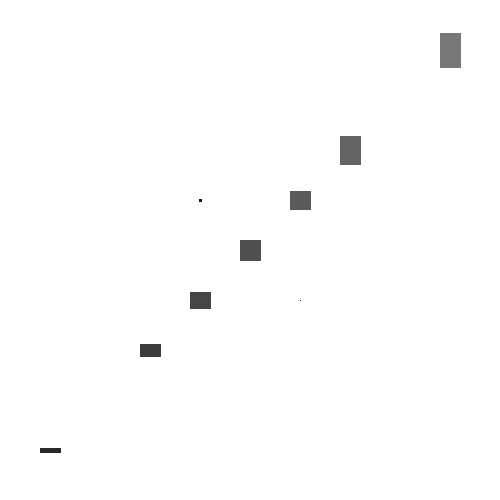
Frame 1 (no input)
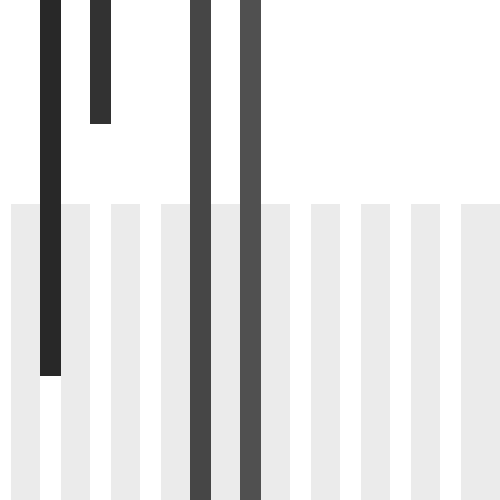
Frame 60 (the mouse pressed at the canvas centre just before this capture)
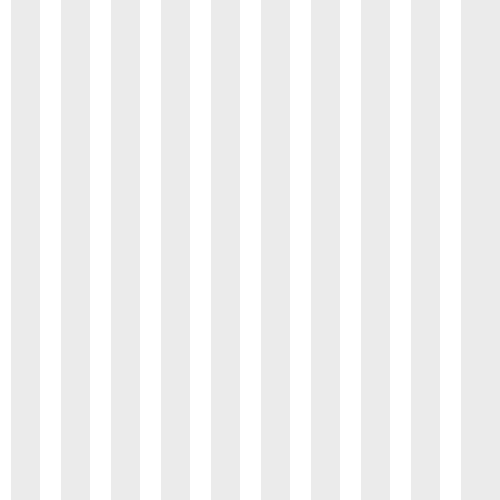
Frame 120 (the mouse held since frame 60 and released just before this capture)

The Processing sketch that drew these frames (run headless with seeded random() and noise(); from frame 60 on, the mouse is pressed at the canvas centre):

// Processing sketch: processing_11070
// ── processing_11070.pde


int rectSize = 0;
int xwidth= 20;
int yheight= 0;
int startx= 50;
int starty= 50;



void setup() {
  size(500,500);
  smooth();
  background(255);
}


void rect1(){
  stroke(20);
  fill(20);
  rectMode(CENTER);
  rect(startx-50,10*starty,xwidth,yheight);
  yheight = yheight + 2; 
  
  fill(255);
  stroke(255);
  rectMode(CENTER);
  rect(startx-50,16*starty,xwidth,yheight);
  yheight = yheight + 2;  
}  

void rect1a(){
  stroke(30);
  fill(30);
  rectMode(CENTER);
  rect(startx-50,500,xwidth,yheight);
  yheight = yheight - 2; 
  
}  


void rect2(){
  stroke(40);
  fill(40);
  rectMode(CENTER);
  rect(1*startx,9*starty,xwidth,yheight);
  yheight = yheight + 2;  
  
  fill(255);
  stroke(255);
  rectMode(CENTER);
  rect(startx,30*starty,xwidth,yheight);
  yheight = yheight + 2; 
}  


void rect3(){
  stroke(50);
  fill(50);
  rectMode(CENTER);
  rect(2*startx,15*starty,xwidth,yheight);
  yheight = yheight + 2;  
  
  fill(255);
  stroke(255);
  rectMode(CENTER);
  rect(2*startx,25*starty,xwidth,yheight);
  yheight = yheight + 2; 
}  
 
 
 
 void rect4(){
  stroke(60);
  fill(60);
  rectMode(CENTER);
  rect(3*startx,7*starty,xwidth,yheight);
  yheight = yheight + 2; 
  
  fill(255);
  stroke(255);
  rectMode(CENTER);
  rect(3*startx,12*starty,xwidth,yheight);
  yheight = yheight + 2; 
}  


void rect5(){
  stroke(70);
  fill(70);
  rectMode(CENTER);
  rect(4*startx,6*starty,xwidth,yheight);
  yheight = yheight + 2; 
 
  fill(255);
  stroke(255);
  rectMode(CENTER);
  rect(4*startx,43*starty,xwidth,yheight);
  yheight = yheight + 2;  
}
 
 
void rect6(){
  stroke(80);
  fill(80);
  rectMode(CENTER);
  rect(5*startx,5*starty,xwidth,yheight);
  yheight = yheight + 2; 

  fill(255);
  stroke(255);
  rectMode(CENTER);
  rect(5*startx,36*starty,xwidth,yheight);
  yheight = yheight + 2;  

}
 
 
void rect7(){
  stroke(90);
  fill(90);
  rectMode(CENTER);
  rect(6*startx,4*starty,xwidth,rectSize);
  yheight = yheight + 2; 
  
  fill(255);
  stroke(255);
  rectMode(CENTER);
  rect(6*startx,20*starty,xwidth,yheight);
  yheight = yheight + 2;  
}


void rect8(){
  stroke(100);
  fill(100);
  rectMode(CENTER);
  rect(7*startx,3*starty,xwidth,yheight);
  yheight = yheight + 2; 
  
  fill(255);
  stroke(255);
  rectMode(CENTER);
  rect(7*startx,20*starty,xwidth,yheight);
  yheight = yheight + 2;  
}


void rect9(){
  stroke(110);
  fill(110);
  rectMode(CENTER);
  rect(8*startx,-2*starty,xwidth,rectSize);
  rectSize = rectSize + 2; 
  
  fill(255);
  stroke(255);
  rectMode(CENTER);
  rect(8*startx,20*starty,xwidth,yheight);
  yheight = yheight + 2;  
  
}



void rect10(){
  stroke(120);
  fill(120);
  rectMode(CENTER);
  rect(9*startx,1*starty,xwidth,yheight);
  yheight = yheight + 2; 
  
  fill(255);
  stroke(255);
  rectMode(CENTER);
  rect(9*startx,20*starty,xwidth,yheight);
  yheight = yheight + 2;  
  }
  


void rect11(){
  stroke(130);
  fill(130);
  rectMode(CENTER);
  rect(10*startx,starty,xwidth,yheight);
  yheight = yheight + 2; 
 
  fill(255);
  stroke(255);
  rectMode(CENTER);
  rect(10*startx,20*starty,xwidth,yheight);
  yheight = yheight + 2;  
  
}





void rect12(){
  stroke(22);
  fill(22);
  rectMode(CENTER);
  rect(300,300,rectSize,rectSize);
  rectSize = rectSize + 2; 
}
  
  
void rect13(){
  stroke(22);
  fill(22);
  rectMode(CENTER);   
  rect(200,200,rectSize,rectSize);
  rectSize = rectSize + 2;
}

void rect14(){
  stroke(222);
  fill(222);
  rectMode(CENTER);   
  rect(250,250,rectSize/2,rectSize/2);
  rectSize = rectSize + 2;
}

void rect19(){
  stroke(255);
  fill(255);
  rectMode(CENTER);   
  rect(350,150,rectSize/2,rectSize/2);
  rectSize = rectSize - 1;
}


void rect15(){
  stroke(255);
  fill(255);
  rectMode(CENTER);   
  rect(150,350,rectSize/2,rectSize/2);
  rectSize = rectSize - 1;
}


void rect20(){
  stroke(255);
  fill(255);
  rectMode(CENTER);   
  rect(500,500,rectSize/4,rectSize/4);
  rectSize = rectSize + 2;
}

void rect16(){
  stroke(255);
  fill(255);
  rectMode(CENTER);   
  rect(0,0,rectSize/4,rectSize/4);
  rectSize = rectSize + 2;
}

void rect17(){
  stroke(255);
  fill(255);
  rectMode(CENTER);   
  rect(0,500,rectSize/4,rectSize/4);
  rectSize = rectSize + 2;
}

void rect18(){
  stroke(255);
  fill(255);
  rectMode(CENTER);   
  rect(500,0,rectSize/3,rectSize/3);
  rectSize = rectSize + 2;
}

void rect21(){
  stroke(235);
  fill(235);
  rectMode(CENTER);   
  rect(0,800,rectSize,rectSize);
  rectSize = rectSize + 5;
}

void rect22(){
  stroke(255);
  fill(255);
  rectMode(CENTER);   
  rect(500,-1200,rectSize,rectSize);
  rectSize = rectSize + 1;
}




void draw() {
rect12();
rect13();
rect14();
rect15();
rect16();
rect17();
rect18();
rect19();
rect20();
rect21();
rect22();
delay(10);
rect1();
rect2();
rect3();
rect4();
rect5();
rect6();
rect7();
rect8();
rect9();
rect10();



}
